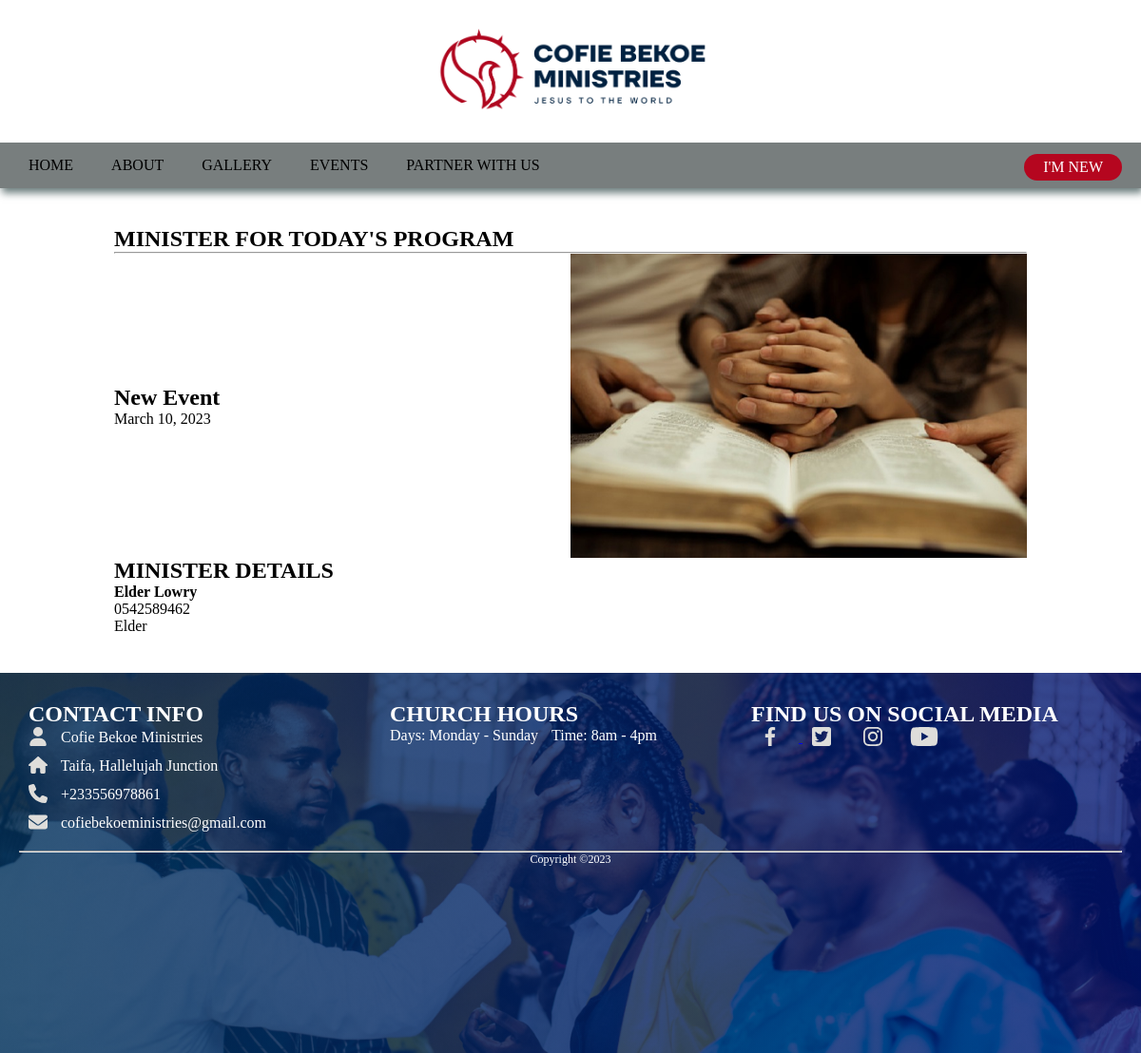
The page /church/rsvp/2 on the database its author committed.
### churchweb/models.py (models this page shows, shortened)
class Events(models.Model):
    STATUS_CHOICE = (
        ("normal", "N"),
        ("major", "M")
    )
    name = models.CharField(max_length=256)
    event_type=models.CharField(choices=STATUS_CHOICE, max_length=120, default="N")
    event_date = models.DateField()
    rsvp = models.ForeignKey(RSVP, on_delete=models.RESTRICT)
    event_poster = models.ImageField(upload_to = "img")
    time = models.TimeField(blank=True, null=True)
    from_time = models.TimeField(blank=True, null=True)
    to_time = models.TimeField(blank=True, null=True)
    venue = models.CharField(max_length=256)
    status = models.BooleanField(default=False)
    class Meta:
        verbose_name = _("Event")
        verbose_name_plural = _("Events")

class RSVP(models.Model):
    rs_vp = models.CharField(max_length=120)
    designation = models.CharField(max_length=120, blank=True, null=True)
    contact = models.CharField(max_length=150, blank=True, null=True)
    class Meta:
        verbose_name = _("RSVP")
        verbose_name_plural = _("RSVP")

### churchweb/views.py (the view)
# urls.py: path('church/rsvp/<int:pk>', rsvpView, name='rsvp'),
def rsvpView(request, pk):
    events_ = Events.objects.get(pk=pk)
    print(events_.id)
    context={
        'event': events_,
    }
    return render(request, 'rsvp-popup.html', context)

### templates/rsvp-popup.html (shortened to what this page needs)
{% extends 'index.html' %}
{% load static %}
    {% block content %}
<body>
    <div class="container">
        <div class="row">
            <h1>MINISTER FOR TODAY'S PROGRAM</h1><hr>
            <div class="col-sm">
                <div class="rsvp">
                    <div class="event-title-date">
                        <h2>{{event.name}}</h2>
                        <p>{{event.event_date}}</p>
                    </div>
                    <img src="{{event.event_poster.url}}" alt="event image">
                </div>
                <div class="card">
                    <h2>MINISTER DETAILS</h2>
                    <h4>{{event.rsvp.designation}} {{event.rsvp.rs_vp}}</h4>
                    <p>{{event.rsvp.contact}}</p>
                    <p>{{event.rsvp.designation}}</p>
                </div>
            </div>
        </div>
    </div>
</body>
{% endblock content %}

### church/static/css/style.css (style rules this page uses)
* { margin: 0; padding: 0; box-sizing: border-box; }
body { width: 100%; font-family: 'TT-Firs-Neue-Trial-Medium'; }
p { font-family: "TT-Firs-Neue-Trial-Regular"; font-size: 16px; }

### templates/rsvp-popup.html (style rules this page uses)
.container { margin: 0; padding: 0; box-sizing: border-box; font-family: "TT-Firs-Neue-Trial-Regular"; }
p, h1, h2 { font-family: "TT-Firs-Neue-Trial-Regular"; }
.row { margin: 20px 100px; padding: 20px; background-color: #fff; }
.rsvp { display: grid; grid-template-columns: repeat(2, 1fr); justify-content: center; align-items: center; }
.rsvp img { width: 100%; height: 20rem; }

### rows shown on the page
Events: name "New Event", event_date "March 10, 2023", event_poster (picture), rsvp.designation "Elder", rsvp.rs_vp "Lowry", rsvp.contact "0542589462"
